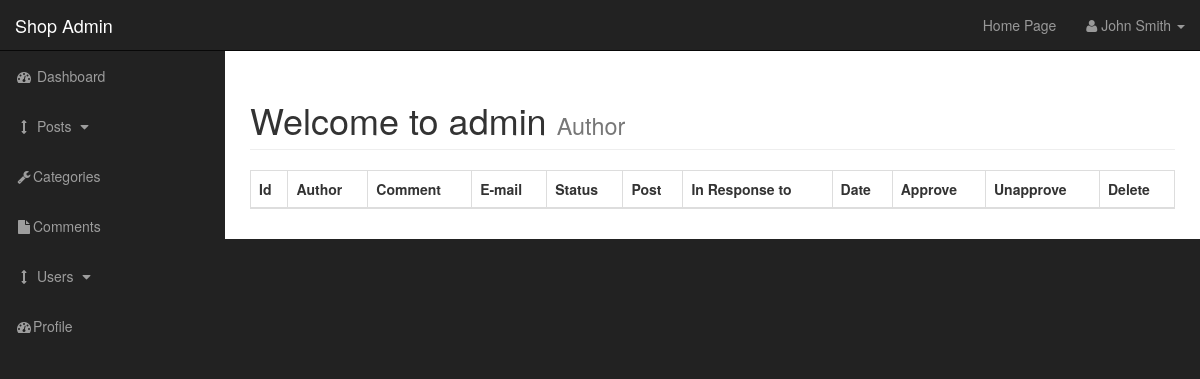
/admin/comments.php, run on an earlier commit of the app's database.
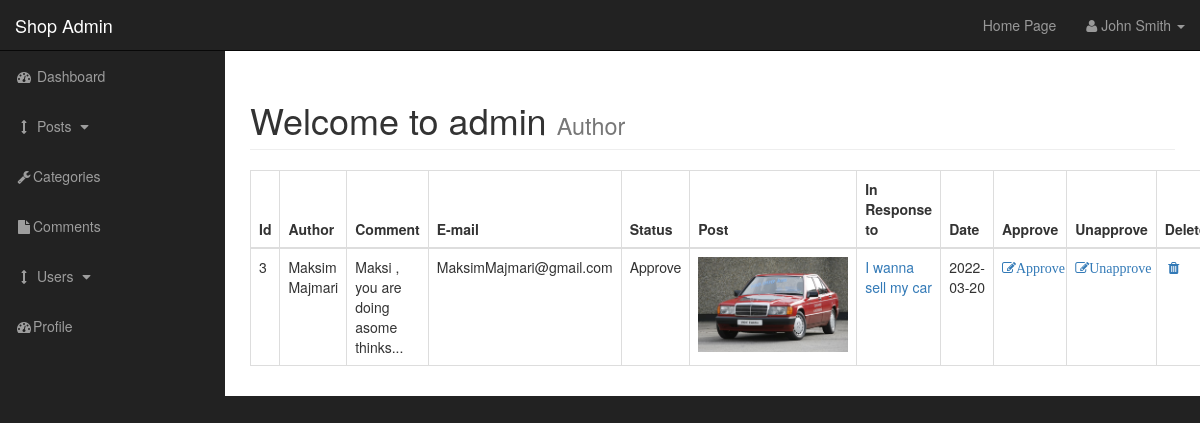
And on a later commit of the database.
### tables this page shows
CREATE TABLE `comments` (
  `comment_id` int(4) NOT NULL,
  `comment_post_id` int(4) NOT NULL,
  `comment_author` varchar(255) NOT NULL,
  `comment_email` varchar(255) NOT NULL,
  `comment_content` text NOT NULL,
  `comment_status` varchar(255) NOT NULL,
  `comment_date` date NOT NULL
);

CREATE TABLE `posts` (
  `post_id` int(4) NOT NULL,
  `post_category_id` int(4) NOT NULL,
  `post_title` varchar(255) NOT NULL,
  `post_author` varchar(255) NOT NULL,
  `post_date` date NOT NULL,
  `post_image` text NOT NULL,
  `post_content` text NOT NULL,
  `post_tags` varchar(255) NOT NULL,
  `post_coment_count` int(15) NOT NULL,
  `post_status` varchar(255) NOT NULL DEFAULT 'draft',
  `post_views_count` int(10) NOT NULL
);

### admin/includes/view_all_comments.php (the view, shortened to what this page needs)
<table class="table table-bordered table-hover">
    <thead>
        <tr>
            <th>Id</th>
            <th>Author</th>
            <th>Comment</th>
            <th>E-mail</th>
            <th>Status</th>
            <th>Post</th>
            <th>In Response to</th>
            <th>Date</th>
            <th>Approve</th>
            <th>Unapprove</th>
            <th>Delete</th>
        </tr>
    </thead>
    <tbody>
       <?php
        $query = "Select * from comments";
        $query_result = mysqli_query($connection,$query);
        while($row = mysqli_fetch_assoc($query_result)){
            $comment_id = $row['comment_id'];
            $comment_post_id = $row['comment_post_id'];
            $comment_author = $row['comment_author'];
            $comment_email = $row['comment_email'];
            $comment_content = $row['comment_content'];
            $comment_status = $row['comment_status'];
            $comment_date = $row['comment_date'];
            echo "<tr>";
            echo "<td>$comment_id</td>";
            echo "<td>$comment_author</td>";
            echo "<td>$comment_content</td>";
            echo "<td>$comment_email</td>";
            echo "<td>$comment_status</td>";
            $query = "Select * from posts where post_id = {$comment_post_id} ";
               $result = mysqli_query($connection,$query);
               while($row = mysqli_fetch_assoc($result)){
                   $post_image = $row['post_image'];
                   $post_id = $row['post_id'];
                   $post_title = $row['post_title'];
               }
            echo "<td> <img width='150' src='../image/$post_image' alt='Here Should have an image'> </td>";
            echo "<td><a href='../post.php?p_id=$post_id'>$post_title</a></td>";
            echo "<td>$comment_date</td>";
            echo "<td><a class = 'fa fa-fw fa-edit' href='comments.php?Approve={$comment_id}'>Approve</a>  </td>";
            echo "<td><a class = 'fa fa-fw fa-edit' href='comments.php?Unapprove={$comment_id}'>Unapprove</a>  </td>";
            echo "<td><a class = 'fa fa-fw fa-trash' href='comments.php?delete={$comment_id}'></a>  </td>";
            echo "</tr>";
        }
        ?>
    </tbody>
</table>

### admin/includes/header.php (shortened to what this page needs)
<!DOCTYPE html>
<html lang="en">
<head>
    <link href="css/bootstrap.min.css" rel="stylesheet">
    <link href="css/sb-admin.css" rel="stylesheet">
    <link href="font-awesome/css/font-awesome.min.css" rel="stylesheet" type="text/css">
</head>
<body>

### admin/comments.php (shortened to what this page needs)
<?php   include "includes/header.php";  ?>
    <div id="wrapper">
        <?php   include "includes/navigation.php";  ?>
        <div id="page-wrapper">
            <div class="container-fluid">
                <div class="row">
                    <div class="col-lg-12">
                        <h1 class="page-header">
                            Welcome to admin
                            <small>Author</small>
                        </h1>
                        <?php
                        if(isset($_GET['source'])){
                            $source = $_GET['source'];
                        }else {
                            $source = 0;
                        }
                        switch($source){
                            default:
                                include "includes/view_all_comments.php";
                                break;
                        }
                          ?>
                    </div>
                </div>
            </div>
        </div>
        <?php   include "includes/footer.php";   ?>

### admin/includes/navigation.php (shortened to what this page needs)
<nav class="navbar navbar-inverse navbar-fixed-top" role="navigation">
    <div class="navbar-header">
        <a class="navbar-brand" href="index.php">Shop Admin</a>
    </div>
    <ul class="nav navbar-right top-nav">
       <li><a href='../'>Home Page</a> </li>
        <li class="dropdown">
            <a href="#" class="dropdown-toggle" data-toggle="dropdown"><i class="fa fa-user"></i> John Smith <b class="caret"></b></a>
        </li>
    </ul>
    <div class="collapse navbar-collapse navbar-ex1-collapse">
        <ul class="nav navbar-nav side-nav">
            <li>
                <a href="index.php"><i class="fa fa-fw fa-dashboard"></i> Dashboard</a>
            </li>
            <li>
                <a href="javascript:;" data-toggle="collapse" data-target="#posts_dropdown"><i class="fa fa-fw fa-arrows-v"></i> Posts <i class="fa fa-fw fa-caret-down"></i></a>
            </li>
            <li>
                <a href="categories.php"><i class="fa fa-fw fa-wrench"></i>Categories</a>
            </li>
            <li>
                <a href="comments.php"><i class="fa fa-fw fa-file"></i>Comments</a>
            </li>
            <li>
                <a href="javascript:;" data-toggle="collapse" data-target="#users_dropdown"><i class="fa fa-fw fa-arrows-v"></i> Users <i class="fa fa-fw fa-caret-down"></i></a>
            </li>
            <li>
                <a href="#"><i class="fa fa-fw fa-dashboard"></i>Profile</a>
            </li>
          </ul>
    </div>
</nav>

### admin/includes/footer.php (shortened to what this page needs)
    </div>
</body>
</html>

### admin/css/sb-admin.css (style rules this page uses)
body { margin-top: 100px; background-color: #222; }
@media (min-width:768px) { body { margin-top: 50px; } }
#wrapper { padding-left: 0; }
#page-wrapper { width: 100%; padding: 0; background-color: #fff; }
@media (min-width:768px) { #wrapper { padding-left: 225px; } }
@media (min-width:768px) { #page-wrapper { padding: 10px; } }
.top-nav { padding: 0 15px; }
.top-nav>li { display: inline-block; float: left; }
.top-nav>li>a { padding-top: 15px; padding-bottom: 15px; line-height: 20px; color: #999; }
@media (min-width:768px) { .side-nav { position: fixed; top: 51px; left: 225px; width: 225px; margin-left: -225px; border: none; border-radius: 0; overflow-y: auto; background-color: #222; } }
@media (min-width:768px) { .side-nav>li>a { width: 225px; } }

What changed in the data, as far as the page shows it:
added comments: comment_id "3", comment_author "Maksim Majmari", comment_content "Maksi , you are doing asome thinks...", comment_email "MaksimMajmari@gmail.com", comment_status "Approve", posts.post_image (picture), posts.post_title "I wanna sell my car", comment_date "2022-03-20"
